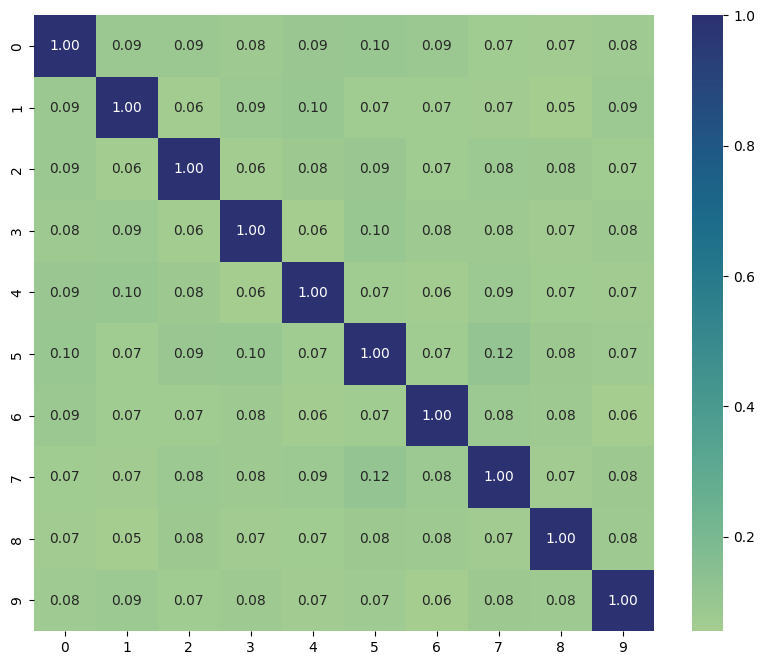
#> input picture visuals/cosine_05022024095449_dbpedia_heatmap.png, 764 x 665 px
$ python -i visual.py   (imports and definitions only)
#> lines starting #> are read from the running program, lines starting #| are printed output that depends on the picture
import seaborn as sns

from typing import List, Dict

import pandas as pd

import matplotlib.pyplot as plt

from pathlib import Path

import numpy as np

mapping = {
    "dbpedia_text_dbpedia_text": "DBPedia/DBPedia",
    "dbpedia_text": "DBPedia",
    "dbpedia_text_mnli_text": "DBPedia/MNLI",
    "dbpedia_text_qnli_text": "DBPedia/QNLI",
    "dbpedia_text_sst2_text": "DBPedia/SST2",
    "dbpedia_text_trec_coarse_text": "DBPedia/TREC",
    "dbpedia_text_yelp_polarity_text": "DBPedia/Yelp",
    "dbpedia_text_math": "DBPedia/MATH",
    "dbpedia_text_squad_v2": "DBPedia/SQuADv2",
    "mnli_text_dbpedia_text": "MNLI/DBPedia",
    "mnli_text_mnli_text": "MNLI/MNLI",
    "mnli_text": "MNLI",
    "mnli_text_qnli_text": "MNLI/QNLI",
    "mnli_text_sst2_text": "MNLI/SST2",
    "mnli_text_trec_coarse_text": "MNLI/TREC",
    "mnli_text_yelp_polarity_text": "MNLI/Yelp",
    "mnli_text_math": "MNLI/MATH",
    "mnli_text_squad_v2": "MNLI/SQuADv2",
    "qnli_text_dbpedia_text": "QNLI/DBPedia",
    "qnli_text_mnli_text": "QNLI/MNLI",
    "qnli_text_qnli_text": "QNLI/QNLI",
    "qnli_text": "QNLI",
    "qnli_text_sst2_text": "QNLI/SST2",
    "qnli_text_trec_coarse_text": "QNLI/TREC",
    "qnli_text_yelp_polarity_text": "QNLI/Yelp",
    "qnli_text_math": "QNLI/MATH",
    "qnli_text_squad_v2": "QNLI/SQuADv2",
    "sst2_text_dbpedia_text": "SST2/DBPedia",
    "sst2_text_mnli_text": "SST2/MNLI",
    "sst2_text_qnli_text": "SST2/QNLI",
    "sst2_text_sst2_text": "SST2/SST2",
    "sst2_text": "SST2",
    "sst2_text_trec_coarse_text": "SST2/TREC",
    "sst2_text_yelp_polarity_text": "SST2/Yelp",
    "sst2_text_math": "SST2/MATH",
    "sst2_text_squad_v2": "SST2/SQuADv2",
    "trec_coarse_text_dbpedia_text": "TREC/DBPedia",
    "trec_coarse_text_mnli_text": "TREC/MNLI",
    "trec_coarse_text_qnli_text": "TREC/QNLI",
    "trec_coarse_text_sst2_text": "TREC/SST2",
    "trec_coarse_text_trec_coarse_text": "TREC/TREC",
    "trec_coarse_text": "TREC",
    "trec_coarse_text_yelp_polarity_text": "TREC/Yelp",
    "trec_coarse_text_math": "TREC/MATH",
    "trec_coarse_text_squad_v2": "TREC/SQuADv2",
    "yelp_polarity_text_dbpedia_text": "Yelp/DBPedia",
    "yelp_polarity_text_mnli_text": "Yelp/MNLI",
    "yelp_polarity_text_qnli_text": "Yelp/QNLI",
    "yelp_polarity_text_sst2_text": "Yelp/SST2",
    "yelp_polarity_text_trec_coarse_text": "Yelp/TREC",
    "yelp_polarity_text_yelp_polarity_text": "Yelp/Yelp",
    "yelp_polarity_text_math": "Yelp/MATH",
    "yelp_polarity_text_squad_v2": "Yelp/SQuADv2",
    "yelp_polarity_text": "Yelp",
    "math": "MATH",
    "squad_v2": "SQuADv2",
    "math_dbpedia_text": "MATH/DBPedia",
    "math_mnli_text": "MATH/MNLI",
    "math_qnli_text": "MATH/QNLI",
    "math_sst2_text": "MATH/SST2",
    "math_trec_coarse_text": "MATH/TREC",
    "math_yelp_polarity_text": "MATH/Yelp",
    "squad_v2_dbpedia_text": "SQuADv2/DBPedia",
    "squad_v2_mnli_text": "SQuADv2/MNLI",
    "squad_v2_qnli_text": "SQuADv2/QNLI",
    "squad_v2_sst2_text": "SQuADv2/SST2",
    "squad_v2_trec_coarse_text": "SQuADv2/TREC",
    "squad_v2_yelp_polarity_text": "SQuADv2/Yelp",
    "math_math": "MATH/MATH",
    "squad_v2_squad_v2": "SQuADv2/SQuADv2",
    "math_squad_v2": "MATH/SQuADv2",
    "squad_v2_math": "SQuADv2/MATH",
    "rte_text": "RTE",
    "rte_text_dbpedia_text": "RTE/DBPedia",
    "rte_text_mnli_text": "RTE/MNLI",
    "rte_text_qnli_text": "RTE/QNLI",
    "rte_text_sst2_text": "RTE/SST2",
    "rte_text_trec_coarse_text": "RTE/TREC",
    "rte_text_yelp_polarity_text": "RTE/Yelp",
    "rte_text_math": "RTE/MATH",
    "rte_text_squad_v2": "RTE/SQuADv2",
    "rte_text_rte_text": "RTE/RTE",
    "rte_text_stsb_text": "RTE/STS-B",
    "rte_text_mrpc_text": "RTE/MRPC",
    "rte_text_cola_text": "RTE/CoLA",
    "rte_text_qqp_text": "RTE/QQP",
    "stsb_text": "STS-B",
    "stsb_text_dbpedia_text": "STS-B/DBPedia",
    "stsb_text_mnli_text": "STS-B/MNLI",
    "stsb_text_qnli_text": "STS-B/QNLI",
    "stsb_text_sst2_text": "STS-B/SST2",
    "stsb_text_trec_coarse_text": "STS-B/TREC",
    "stsb_text_yelp_polarity_text": "STS-B/Yelp",
    "stsb_text_math": "STS-B/MATH",
    "stsb_text_squad_v2": "STS-B/SQuADv2",
    "stsb_text_rte_text": "STS-B/RTE",
    "stsb_text_stsb_text": "STS-B/STS-B",
    "stsb_text_mrpc_text": "STS-B/MRPC",
    "stsb_text_cola_text": "STS-B/CoLA",
    "stsb_text_qqp_text": "STS-B/QQP",
    "mrpc_text": "MRPC",
    "mrpc_text_dbpedia_text": "MRPC/DBPedia",
    "mrpc_text_mnli_text": "MRPC/MNLI",
    "mrpc_text_qnli_text": "MRPC/QNLI",
    "mrpc_text_sst2_text": "MRPC/SST2",
    "mrpc_text_trec_coarse_text": "MRPC/TREC",
    "mrpc_text_yelp_polarity_text": "MRPC/Yelp",
    "mrpc_text_math": "MRPC/MATH",
    "mrpc_text_squad_v2": "MRPC/SQuADv2",
    "mrpc_text_rte_text": "MRPC/RTE",
    "mrpc_text_stsb_text": "MRPC/STS-B",
    "mrpc_text_mrpc_text": "MRPC/MRPC",
    "mrpc_text_cola_text": "MRPC/CoLA",
    "mrpc_text_qqp_text": "MRPC/QQP",
    "cola_text": "CoLA",
    "cola_text_dbpedia_text": "CoLA/DBPedia",
    "cola_text_mnli_text": "CoLA/MNLI",
    "cola_text_qnli_text": "CoLA/QNLI",
    "cola_text_sst2_text": "CoLA/SST2",
    "cola_text_trec_coarse_text": "CoLA/TREC",
    "cola_text_yelp_polarity_text": "CoLA/Yelp",
    "cola_text_math": "CoLA/MATH",
    "cola_text_squad_v2": "CoLA/SQuADv2",
    "cola_text_rte_text": "CoLA/RTE",
    "cola_text_stsb_text": "CoLA/STS-B",
    "cola_text_mrpc_text": "CoLA/MRPC",
    "cola_text_cola_text": "CoLA/CoLA",
    "cola_text_qqp_text": "CoLA/QQP",
    "qqp_text": "QQP",
    "qqp_text_dbpedia_text": "QQP/DBPedia",
    "qqp_text_mnli_text": "QQP/MNLI",
    "qqp_text_qnli_text": "QQP/QNLI",
    "qqp_text_sst2_text": "QQP/SST2",
    "qqp_text_trec_coarse_text": "QQP/TREC",
    "qqp_text_yelp_polarity_text": "QQP/Yelp",
    "qqp_text_math": "QQP/MATH",
    "qqp_text_squad_v2": "QQP/SQuADv2",
    "qqp_text_rte_text": "QQP/RTE",
    "qqp_text_stsb_text": "QQP/STS-B",
    "qqp_text_mrpc_text": "QQP/MRPC",
    "qqp_text_cola_text": "QQP/CoLA",
    "qqp_text_qqp_text": "QQP/QQP",
    "dbpedia_text_rte_text": "DBPedia/RTE",
    "mnli_text_rte_text": "MNLI/RTE",
    "qnli_text_rte_text": "QNLI/RTE",
    "sst2_text_rte_text": "SST2/RTE",
    "trec_coarse_text_rte_text": "TREC/RTE",
    "yelp_polarity_text_rte_text": "Yelp/RTE",
    "math_rte_text": "MATH/RTE",
    "squad_v2_rte_text": "SQuADv2/RTE",
    "rte_text_rte_text": "RTE/RTE",
    "stsb_text_rte_text": "STS-B/RTE",
    "mrpc_text_rte_text": "MRPC/RTE",
    "cola_text_rte_text": "CoLA/RTE",
    "qqp_text_rte_text": "QQP/RTE",
    "dbpedia_text_stsb_text": "DBPedia/STS-B",
    "mnli_text_stsb_text": "MNLI/STS-B",
    "qnli_text_stsb_text": "QNLI/STS-B",
    "sst2_text_stsb_text": "SST2/STS-B",
    "trec_coarse_text_stsb_text": "TREC/STS-B",
    "yelp_polarity_text_stsb_text": "Yelp/STS-B",
    "math_stsb_text": "MATH/STS-B",
    "squad_v2_stsb_text": "SQuADv2/STS-B",
    "rte_text_stsb_text": "RTE/STS-B",
    "stsb_text_stsb_text": "STS-B/STS-B",
    "mrpc_text_stsb_text": "MRPC/STS-B",
    "cola_text_stsb_text": "CoLA/STS-B",
    "qqp_text_stsb_text": "QQP/STS-B",
    "dbpedia_text_cola_text": "DBPedia/CoLA",
    "mnli_text_cola_text": "MNLI/CoLA",
    "qnli_text_cola_text": "QNLI/CoLA",
    "sst2_text_cola_text": "SST2/CoLA",
    "trec_coarse_text_cola_text": "TREC/CoLA",
    "yelp_polarity_text_cola_text": "Yelp/CoLA",
    "math_cola_text": "MATH/CoLA",
    "squad_v2_cola_text": "SQuADv2/CoLA",
    "rte_text_cola_text": "RTE/CoLA",
    "stsb_text_cola_text": "STS-B/CoLA",
    "mrpc_text_cola_text": "MRPC/CoLA",
    "cola_text_cola_text": "CoLA/CoLA",
    "qqp_text_cola_text": "QQP/CoLA",
    "dbpedia_text_mrpc_text": "DBPedia/MRPC",
    "mnli_text_mrpc_text": "MNLI/MRPC",
    "qnli_text_mrpc_text": "QNLI/MRPC",
    "sst2_text_mrpc_text": "SST2/MRPC",
    "trec_coarse_text_mrpc_text": "TREC/MRPC",
    "yelp_polarity_text_mrpc_text": "Yelp/MRPC",
    "math_mrpc_text": "MATH/MRPC",
    "squad_v2_mrpc_text": "SQuADv2/MRPC",
    "rte_text_mrpc_text": "RTE/MRPC",
    "stsb_text_mrpc_text": "STS-B/MRPC",
    "mrpc_text_mrpc_text": "MRPC/MRPC",
    "cola_text_mrpc_text": "CoLA/MRPC",
    "qqp_text_mrpc_text": "QQP/MRPC",
    "dbpedia_text_qqp_text": "DBPedia/QQP",
    "mnli_text_qqp_text": "MNLI/QQP",
    "qnli_text_qqp_text": "QNLI/QQP",
    "sst2_text_qqp_text": "SST2/QQP",
    "trec_coarse_text_qqp_text": "TREC/QQP",
    "yelp_polarity_text_qqp_text": "Yelp/QQP",
    "math_qqp_text": "MATH/QQP",
    "squad_v2_qqp_text": "SQuADv2/QQP",
    "rte_text_qqp_text": "RTE/QQP",
    "stsb_text_qqp_text": "STS-B/QQP",
    "mrpc_text_qqp_text": "MRPC/QQP",
    "cola_text_qqp_text": "CoLA/QQP",
    "qqp_text_qqp_text": "QQP/QQP",
}


def create_heatmaps(
    data: Dict[str, List[List[float]]],
    filename_prefix: str = "",
    n_rows=2,
    save_dir="./visuals",
    figsize=(35, 15),
    save_pages=1,
) -> None:
    Path(save_dir).mkdir(parents=True, exist_ok=True)

    print(len(data.values()))
    n_cols = round(len(data.values()) / n_rows)
    # [12 lines of commented-out code are left out]

    print(n_rows, n_cols)

    fig, axs = plt.subplots(n_rows, n_cols, figsize=figsize)

    for i in range(n_rows):
        for j in range(n_cols):

            if (i * n_cols + j) >= len(data.values()):
                continue

            # print(i * n_cols + j)
            # print(list(data.values())[i * n_cols + j])
            if (
                len(mapping[list(data.keys())[i * n_cols + j]].split("/")) != 1
                and mapping[list(data.keys())[i * n_cols + j]].split("/")[0]
                == mapping[list(data.keys())[i * n_cols + j]].split("/")[1]
            ):
                df = pd.DataFrame(list(data.values())[i * n_cols + j][1:, :-1])
                # print(df)
            else:
                df = pd.DataFrame(list(data.values())[i * n_cols + j])
                # print(df)

            if len(mapping[list(data.keys())[i * n_cols + j]].split("/")) == 1:
                axs[i, j].set_title(mapping[list(data.keys())[i * n_cols + j]])

            mask = None

            if len(mapping[list(data.keys())[i * n_cols + j]].split("/")) == 1:
                mask = np.triu(np.ones((len(df.axes[0]), len(df.axes[0])), dtype=bool))
            elif (
                mapping[list(data.keys())[i * n_cols + j]].split("/")[0]
                == mapping[list(data.keys())[i * n_cols + j]].split("/")[1]
            ):
                mask = np.invert(
                    np.tril(np.ones((len(df.axes[0]), len(df.axes[0])), dtype=bool))
                )

            ax = sns.heatmap(
                df,
                annot=True,
                fmt=".2f",
                cmap="crest",
                ax=axs[i, j],
                mask=mask,
            )

            if len(mapping[list(data.keys())[i * n_cols + j]].split("/")) != 1:
                ax.set_ylabel(mapping[list(data.keys())[i * n_cols + j]].split("/")[0])
                ax.set_xlabel(mapping[list(data.keys())[i * n_cols + j]].split("/")[1])

            if len(mapping[list(data.keys())[i * n_cols + j]].split("/")) == 1:
                ticks = ax.get_xticks()
                ax.set_xticks(ticks[:-1])

                ticks = ax.get_yticks()
                ax.set_yticks(ticks[1:])

            if (
                len(mapping[list(data.keys())[i * n_cols + j]].split("/")) != 1
                and mapping[list(data.keys())[i * n_cols + j]].split("/")[0]
                == mapping[list(data.keys())[i * n_cols + j]].split("/")[1]
            ):

                labels = ax.get_yticklabels()

                # print(labels)
                new_labels = np.arange(len(labels)) + 1

                for k, nl in enumerate(new_labels):
                    labels[k] = str(nl)

                ax.set_yticklabels(labels)
                # print(ax.get_yticklabels())

            ax.invert_yaxis()

    fig.tight_layout()
    plt.savefig(f"{save_dir}/{filename_prefix}_heatmaps.png", bbox_inches="tight")
    plt.savefig(f"{save_dir}/{filename_prefix}_heatmaps.pdf", bbox_inches="tight")

    plt.close()


def create_plots(
    data,
    filename_prefix,
    n_rows,
    save_dir="./visuals",
) -> None:
    Path(save_dir).mkdir(parents=True, exist_ok=True)

>>> import cv2
>>> picture = cv2.imread('../visuals/cosine_05022024095449_dbpedia_heatmap.png', cv2.IMREAD_GRAYSCALE)
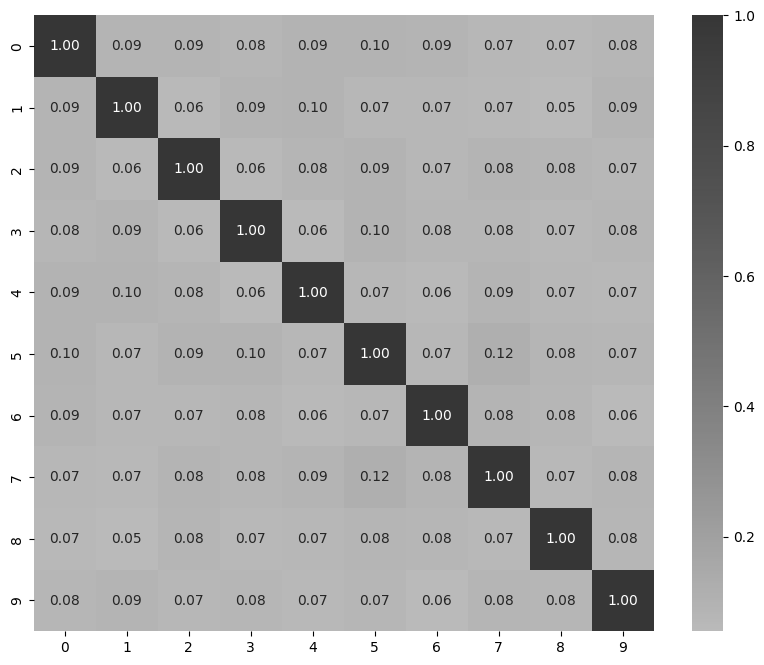
#> picture: shape (665, 764); min 0, max 255, mean 182.7
>>> result = create_heatmaps(picture)
#> (the run stopped early here; a loop or call above may not have finished)

$ run again, on visuals/cosine_05022024095449_heatmaps.png
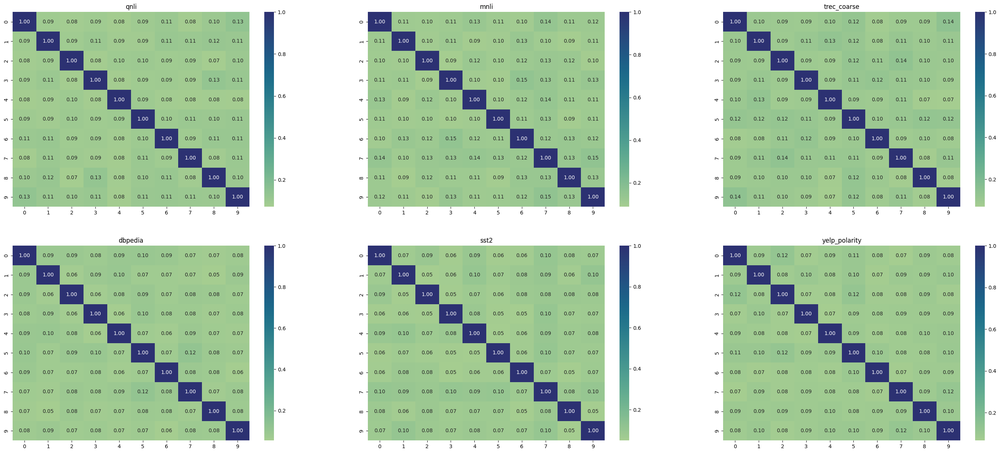
#> input picture visuals/cosine_05022024095449_heatmaps.png, 1000 x 453 px, shrunk from 2694 x 1221 before the run
#> `picture = cv2.imread('../visuals/cosine_05022024095449_dbpedia_heatmap..`:
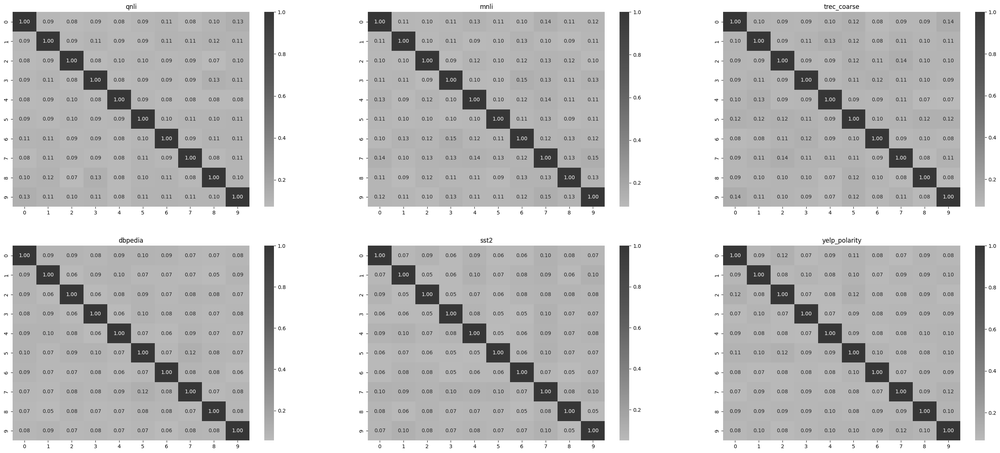
#> picture: shape (453, 1000); min 23, max 255, mean 196.3

$ run again, on visuals/cosine_05022024095449_mnli_heatmap.png
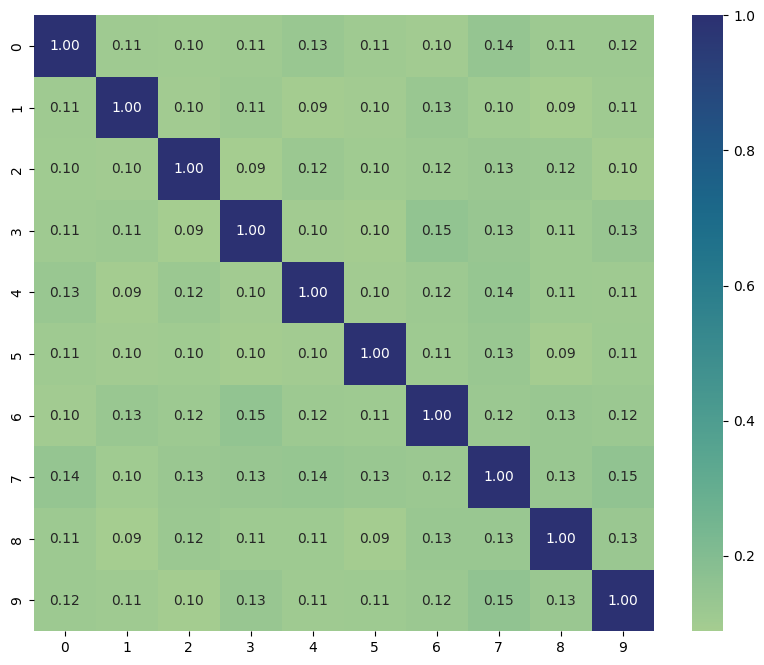
#> input picture visuals/cosine_05022024095449_mnli_heatmap.png, 764 x 665 px
#> `picture = cv2.imread('../visuals/cosine_05022024095449_dbpedia_heatmap..`:
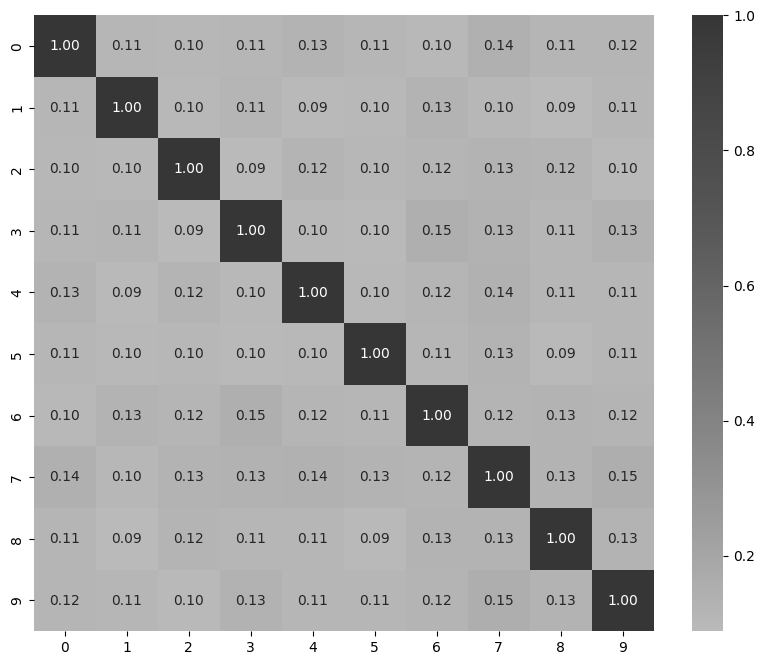
#> picture: shape (665, 764); min 0, max 255, mean 182.4
